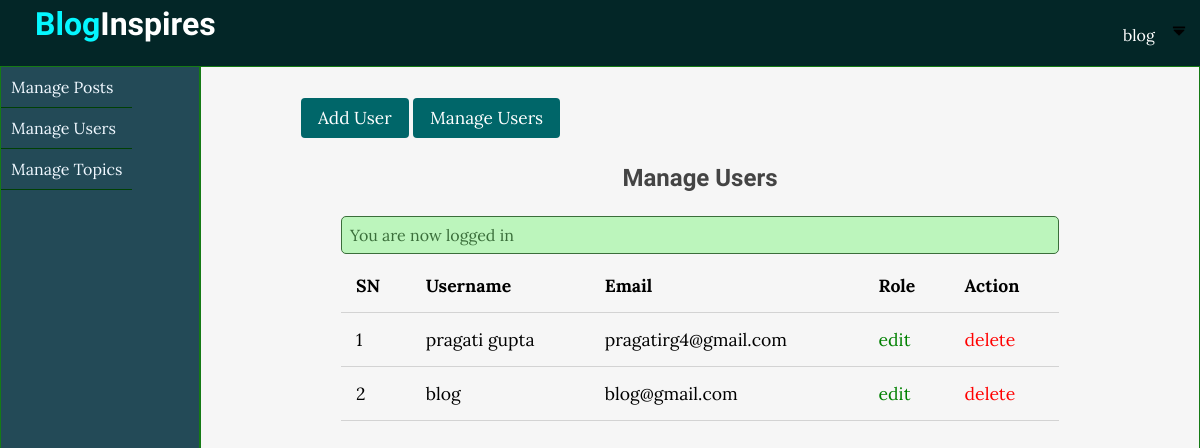
Screenshot of /admin/users/index.php (signed in) with the database file from the repository.
### tables this page shows
CREATE TABLE `users` (
  `id` int(11) NOT NULL,
  `admin` tinyint(4) NOT NULL,
  `username` varchar(255) NOT NULL,
  `email` varchar(255) NOT NULL,
  `password` varchar(255) NOT NULL,
  `created_at` timestamp NOT NULL DEFAULT current_timestamp()
);

### app/controllers/users.php (called while the page is built, shortened)
<?php  include(ROOT_PATH . "/app/database/db.php")?>
<?php
$table = 'users';
$admin_users =  selectAll($table, ['admin' => 1]);
?>

### app/database/db.php (called while the page is built, shortened)
<?php
 require('connect.php');
function executeQuery($sql,$data)
{
    global $conn;
    $stmt = $conn->prepare($sql);
    $values = array_values($data);
    $types = str_repeat('s',count($values));
    $stmt->bind_param($types, ...$values);
    $stmt->execute();
    return $stmt;
}
function selectAll($table,$conditions = [])
{
    global $conn;
    $sql = "SELECT * FROM $table";
 if (empty($conditions)) {
    $stmt= $conn->prepare($sql);
    $stmt->execute();
    $records = $stmt->get_result()->fetch_all(MYSQLI_ASSOC);
    return $records;
    }
    else{
        $i = 0;
        foreach($conditions as $key => $value){
            if($i === 0){
                $sql = $sql . " WHERE $key =?";
        }else{
            $sql = $sql . " AND $key = ?";
        }
        $i++;
    }
    $stmt= executeQuery($sql,$conditions);
    $records = $stmt->get_result()->fetch_all(MYSQLI_ASSOC);
    return $records;
}
}

### admin/users/index.php (the view, shortened to what this page needs)
<?php include(ROOT_PATH . "/app/controllers/users.php");
?>
<!DOCTYPE html>
<html lang="en">
<head>
    <link rel="stylesheet" href="../../assets/css/dashboard.css">
    <link rel="stylesheet" href="../../assets/css/admin.css">
</head>
<body>
<?php include(ROOT_PATH . "/app/includes/adminHeader.php"); ?>
    <div class="admin-wrapper">
    <?php include(ROOT_PATH . "/app/includes/adminSidebar.php"); ?>
        <div class="admin-content">
        <div class="button-group">
            <a href="create.php" class="btn btn-big">Add User</a>
            <a href="index.php" class="btn btn-big">Manage Users</a>
        </div>
        <div class="content">
            <h2 class="page-title">Manage Users</h2>
            <?php include(ROOT_PATH . "/app/includes/messages.php");  ?>
            <table>
                <thead>
                    <th>SN</th>
                    <th>Username</th>
                    <th>Email</th>
                    <th>Role</th>
                    <th colspan="2">Action</th>
                </thead>
                <tbody>
                <?php  foreach ($admin_users as $key => $user): ?>
                    <tr>
                        <td><?php echo $key  + 1; ?></td>
                        <td><?php echo  $user['username']; ?></td>
                        <td><?php echo  $user['email']; ?></td>
                        <td><a href="edit.php?id=<?php echo $user['id'] ?>" class="edit">edit</a></td>
                        <td><a href="index.php?delete_id=<?php echo $user['id'] ?>" class="delete">delete</a></td>
                    </tr>
                    <?php endforeach;  ?>
                </tbody>
            </table>
        </div>
           </div>
        </div>
</body>
</html>

### assets/css/dashboard.css (style rules this page uses)
* { padding:0px; margin:0px; box-sizing: border-box; }
html,body { background: #f6f6f6; font-family: 'Lora',serif; }
html { height:100%; }
body { height:100%; }
h1,h2,h3,h4,h5,h6 { font-family: 'Candal',serif; color:#444; margin:5px; }
a { text-decoration: none; color:inherit; }
.btn { padding: .5rem 1rem; background: #006669; color:white; border:1px solid transparent; border-radius: .25rem; font-size:1.08em; font-family: 'Lora',serif; }
.content { width: 90%; margin: 30px auto 30px; }

### assets/css/admin.css (style rules this page uses)
.admin-wrapper { height:100%; width:100%; display:grid; grid-template-columns: 1fr 5fr; }
.left-sidebar,.admin-content { width:100%; height:100%; display:flex; flex-direction:column; align-items:start; border: 1px solid rgb(21, 122, 21); }
.admin-content { height:100%; padding:40px 100px 100px; overflow-y:scroll; }
.page-title { text-align: center; margin-bottom: 1.5rem; }
table { width:100%; border-collapse: collapse; font-size:1.1rem; }
th,td { padding:15px; text-align:left; border-bottom:1px solid #d3d3d3; }
.edit { color:green; }
.delete { color:red; }

### rows the page displays
users: username "pragati gupta", email "pragatirg4@gmail.com"
users: username "blog", email "blog@gmail.com"

### other values shown
$_SESSION['username'] "blog"
$_SESSION['message'] "You are now logged in"
